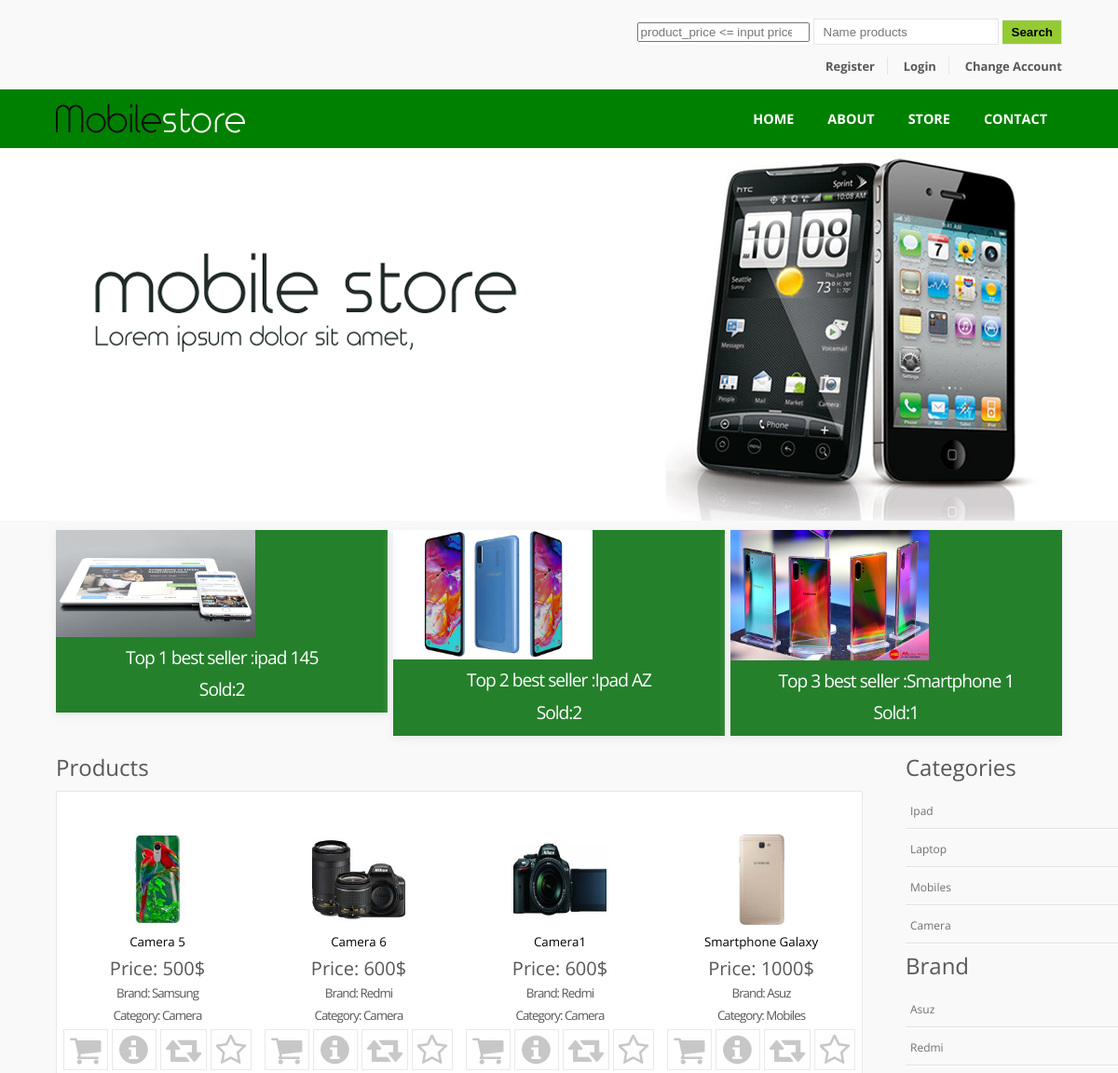
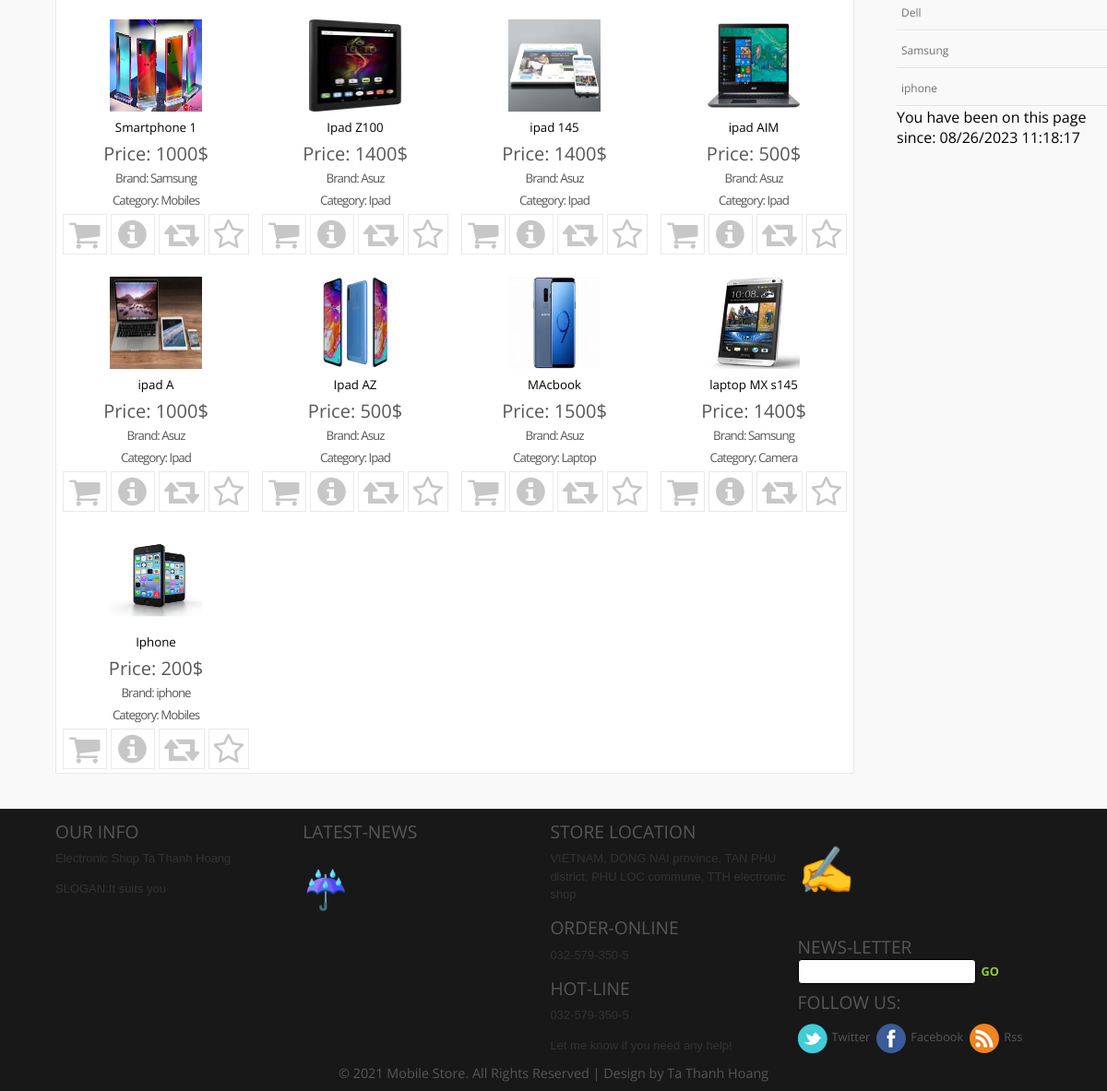
The page / on the database its author committed (2 pictures, top to bottom).
### tables this page shows
CREATE TABLE `products` (
  `product_id` int(100) NOT NULL,
  `product_cat` int(100) NOT NULL,
  `product_brand` int(100) NOT NULL,
  `product_title` varchar(255) NOT NULL,
  `product_price` int(100) NOT NULL,
  `product_desc` text NOT NULL,
  `product_image` text NOT NULL,
  `product_keywords` text NOT NULL,
  `number` int(11) NOT NULL,
  `status` int(11) NOT NULL,
  `product_provi` int(11) NOT NULL
);

CREATE TABLE `hieu` (
  `hieu_id` int(11) NOT NULL,
  `tenhieu` varchar(300) NOT NULL,
  `status` int(11) NOT NULL
);

CREATE TABLE `loai` (
  `loai_id` int(11) NOT NULL,
  `tenloai` varchar(300) NOT NULL,
  `status` int(11) NOT NULL
);

### index.php (called while the page is built, shortened)
 <?php
 $level ="";
$isindex=true;
 include ($level."layout.php");
?>

### body/product.php (the view, shortened to what this page needs)
		    <div class="wrap">
		    <div class="content">
		    	<div class="top-3-grids">
		    		<div class="section group">
					<?php
									$sql_product = "SELECT sum(quantity) as t ,product_title,products.product_id,product_image  from cart_detail,products where
									cart_detail.product_id=products.product_id group by product_title,products.product_id,product_image having sum(quantity) ORDER by
									sum(quantity) DESC LIMIT 3";
									$result = $db->prepare($sql_product);
									$result->execute();
									$products_rowdata = $result->fetchAll();
									$i=0;
									foreach($products_rowdata as $data){
										$i++;
										$image = $data['product_image'];
										$id = $data['product_id'];
				?>
				<div class="grid_1_of_3 images_1_of_3">
					  <a href=<?php echo $level."page/single.php?id=$id"?>><img style="width:60%;background-color:white;"src="<?php echo $level.img_path."$image";?>"></a>
					  <h3>Top <?php echo $i?> best seller :<?php  echo $data['product_title'];?></h3>
					  <h3>Sold:<?php  echo $data['t'];?></h3>
				</div>
				<?php
									}
				?>
			</div>
		    	</div>
		    <div class="content-grids">
		    	<h4   >Products</h4>
		    	<div   class="section group"  >
				<div class="grid_1_of_4 images_1_of_4 products-info" style="width:100%" >
				<?php
									$sql_product = "Select * from products,hieu,loai where product_brand=hieu_id and product_cat=loai_id and products.status=0 and number>0 ";
									$result = $db->prepare($sql_product);
									$result->execute();
									$products_rowdata = $result->fetchAll();
									foreach($products_rowdata as $data){
										$image = $data['product_image'];
										$id = $data['product_id'];
				?>
				<div  style="width:25%;float:left;">
					 <img style="width:100px;height:100px;padding-top:20px;"src=" <?php echo $level.img_path."$image";?>">
					 <a style="font-size:10pt;color:black;" href=<?php echo $level."page/single.php?id='$id'"?>><?php echo $data['product_title'];?></a>
					 <h4 style="font-size:15pt;">Price: <?php echo $data['product_price'];?>$ </h4>
					 <h3 style="font-size:10pt;">Brand: <?php echo $data['tenhieu'];?></h3>
					 <h3 style="font-size:10pt;">Category: <?php echo $data['tenloai'];?></h3>
					 <ul>
					 	<li><a  class="cart" href=<?php echo $level.page_path."single.php?id=$id"?>> </a></li>
					 	<li><a  class="i" href=<?php echo $level.page_path."single.php?id=$id"?>> </a></li>
					 	<li><a  class="Compar" href=<?php echo $level.page_path."single.php?id=$id"?>> </a></li>
					 	<li><a  class="Wishlist" href=<?php echo $level.page_path."single.php?id=$id"?>> </a></li>
					 </ul>
				 </div>
					 <?php
										}
					?>
			</div>
			</div>
			</div>
</div>
</div>

### head/head.php (shortened to what this page needs)
<!DOCTYPE HTML>
<html>
	<head>
		<link href="<?php echo $level.css_path."style.css";?>" rel="stylesheet" type="text/css"  media="all" />
		<link rel="stylesheet" href="<?php echo $level.css_path."flexslider.css";?>" type="text/css" media="screen" />
		<link href="<?php echo $level.css_path."style1.css";?>" rel="stylesheet"  />
					<link rel="stylesheet" href="<?php echo $level.css_path."responsiveslides.css";?>"  >
	</head>
	<body>
		<div class="wrap">

### search/search.php
<div class="header">
			<div class="search-bar">
			<form action=<?php echo $level.page_path."SearchProducts.php?product_title=product_title & product_price=product_price"?> method ="GET">
		        	<input type="number" name="product_price" placeholder="product_price <= input price">
					<input type="text" name="product_title" placeholder="Name products">
					<input type="submit" value="Search" />
				</form>
			</div>

### head/topheader.php (shortened to what this page needs)
	<div class="header-top-nav">
		<ul>
			<li><a href="<?php echo $level.page_path."register.php";?>">Register</a></li>
			<li><a href="<?php echo $level.page_path."login.php";?>">Login</a></li>
			<li><a href="<?php echo $level.page_path."changeaccount.php";?>">Change Account</a></li>
		</ul>
	</div>
</div>
</div>
<div class="top-header">
	<div class="wrap">

### logo/logo.php
     <div class="logo">
	<img src="<?php echo $level.img_path."logo.png";?>" title="logo" />
</div>

### head/navigation.php (shortened to what this page needs)
<div class="top-nav">
	<ul>
		<li><a href=<?php echo $level."index.php"?>>Home</a></li>
		<li><a href=<?php echo $level.page_path."about.php"?>>About</a></li>
		<li><a href=<?php echo $level.page_path."store.php"?>>Store</a></li>
		<li><a href=<?php echo $level.page_path."contact.php"?>>Contact</a></li>
	</ul>
</div>
</div>
</div>

### layout.php (shortened to what this page needs)
<?php
 include $level.DB_path."connect.php";
 include $level.head_path."head.php";
 include $level.search_path."search.php";
 include $level.head_path."topheader.php";
 include $level.logo_path."logo.php";
 include $level.head_path."navigation.php";
 if($isindex==true)
{
   include $level.head_path."slideshow.php";
    include $level.body_path."product.php";
    include $level.body_path."categories.php";
    include $level.body_path."brand.php";
}
 include $level.footer_path."footer.php";
 ?>

### head/slideshow.php (shortened to what this page needs)
<div style="width:100%;" class="wrap">
	<div  class="image-slider">
	    <ul class="rslides" id="slider1">
	      <li><img  src="<?php echo $level.img_path."1.png";?>" alt=""></li>
	    </ul>
	</div>
	</div>

### body/categories.php
<div class="content-sidebar">
<h4>Categories</h4>
                <?php
									$sql = "Select * from loai where status=0";
									$result = $db->prepare($sql);
									$result->execute();
									$category_rowdata = $result->fetchAll();
									foreach($category_rowdata  as $data){
										$id = $data['loai_id'];
				?>
						<ul>
							<li><a  href=<?php echo $level.page_path."SearchCat.php?id=$id"?>><?php echo $data['tenloai'];?></a></li>
						</ul>
				<?php
						}
				?>
		    	</div>

### body/brand.php (shortened to what this page needs)
				<div class="content-sidebar">
<h4>Brand</h4>
                <?php
									$sql = "Select * from hieu where status=0";
									$result = $db->prepare($sql);
									$result->execute();
									$brand_rowdata = $result->fetchAll();
									foreach($brand_rowdata  as $data){
										$id = $data['hieu_id'];
				?>
						<ul>
                        <li><a  href=<?php echo $level.page_path."SearchBrand.php?id=$id"?>><?php echo $data['tenhieu'];?></a></li>
						</ul>
				<?php
						}
				?>
				<p>You have been on this page since: <?php
						echo $date=date('m/d/Y H:i:s',time())?></p>
		    	</div>

### footer/footer.php (shortened to what this page needs)
<div class="footer">
			<div class="wrap">
			<div class="section group">
				<div class="col_1_of_4 span_1_of_4">
					<h3>Our Info</h3>
					<p>Electronic Shop Ta Thanh Hoang</p>
					<p>SLOGAN:It suits you</p>
				</div>
				<div class="col_1_of_4 span_1_of_4">
					<h3>Latest-News</h3>
					<p style="font-size:40px;color:Green;"> &#9748  </p>
				</div>
				<div class="col_1_of_4 span_1_of_4">
					<h3>Store Location</h3>
					<p>VIETNAM, DONG NAI province, TAN PHU district, PHU LOC commune, TTH electronic shop </p>
					<h3>Order-online</h3>
					<p>032-579-350-5</p>
					<h3>Hot-line</h3>
					<p>032-579-350-5</p>
					<p>Let me know if you need any help!</p>
				</div>
				<div class="col_1_of_4 span_1_of_4 footer-lastgrid">
				<p style="font-size:50px;">&#9997</p>
					<h3>News-Letter</h3>
					<form>
						<input type="text"><input type="submit" value="go" />
					</form>
					<h3>Follow Us:</h3>
					 <ul>
					 	<li><a href="#"><img src="<?php echo $level.img_path."twitter.png";?>" title="twitter" />Twitter</a></li>
					 	<li><a href="#"><img src="<?php echo $level.img_path."facebook.png";?>" title="Facebook" />Facebook</a></li>
					 	<li><a href="#"><img src="<?php echo $level.img_path."rss.png";?>" title="Rss" />Rss</a></li>
					 </ul>
				</div>
			</div>
		</div>
		<div class="wrap">
		<div class="copy-right">
			<p>&copy; 2021 Mobile Store. All Rights Reserved | Design by Ta Thanh Hoang </p>
		</div>
		</div>
		</div>
	</body>
</html>

### css/style1.css (style rules this page uses)
html, body { margin:0; padding:0; border:0; outline:0; }

### css/responsiveslides.css (style rules this page uses)
.rslides { position: relative; list-style: none; overflow: hidden; padding: 0; margin: 0; }
.rslides li { -webkit-backface-visibility: hidden; position: absolute; display: none; width: 100%; left: 0; top: 0; }
.rslides li:first-child { position: relative; display: block; float: left; }
.rslides img { display: block; height: auto; float: left; border: 0; width: 100%; }

### rows shown on the page
products: product_image (picture), product_title "ipad 145", t "2", product_price "1400", hieu.tenhieu "Asuz", loai.tenloai "Ipad"
products: product_image (picture), product_title "Ipad AZ", t "2", product_price "500", hieu.tenhieu "Asuz", loai.tenloai "Ipad"
products: product_image (picture), product_title "Smartphone 1", t "1", product_price "1000", hieu.tenhieu "Samsung", loai.tenloai "Mobiles"
products: product_image (picture), product_title "Camera 5", product_price "500", hieu.tenhieu "Samsung", loai.tenloai "Camera"
products: product_image (picture), product_title "Camera 6", product_price "600", hieu.tenhieu "Redmi", loai.tenloai "Camera"
products: product_image (picture), product_title "Camera1", product_price "600", hieu.tenhieu "Redmi", loai.tenloai "Camera"
products: product_image (picture), product_title "Smartphone Galaxy", product_price "1000", hieu.tenhieu "Asuz", loai.tenloai "Mobiles"
products: product_image (picture), product_title "Ipad Z100", product_price "1400", hieu.tenhieu "Asuz", loai.tenloai "Ipad"
products: product_image (picture), product_title "ipad AIM", product_price "500", hieu.tenhieu "Asuz", loai.tenloai "Ipad"
products: product_image (picture), product_title "ipad A", product_price "1000", hieu.tenhieu "Asuz", loai.tenloai "Ipad"
products: product_image (picture), product_title "MAcbook", product_price "1500", hieu.tenhieu "Asuz", loai.tenloai "Laptop"
products: product_image (picture), product_title "laptop MX s145", product_price "1400", hieu.tenhieu "Samsung", loai.tenloai "Camera"
products: product_image (picture), product_title "Iphone", product_price "200", hieu.tenhieu "iphone", loai.tenloai "Mobiles"
loai: tenloai "Ipad"
loai: tenloai "Laptop"
loai: tenloai "Mobiles"
loai: tenloai "Camera"
hieu: tenhieu "Asuz"
hieu: tenhieu "Redmi"
hieu: tenhieu "Dell"
hieu: tenhieu "Samsung"
hieu: tenhieu "iphone"
